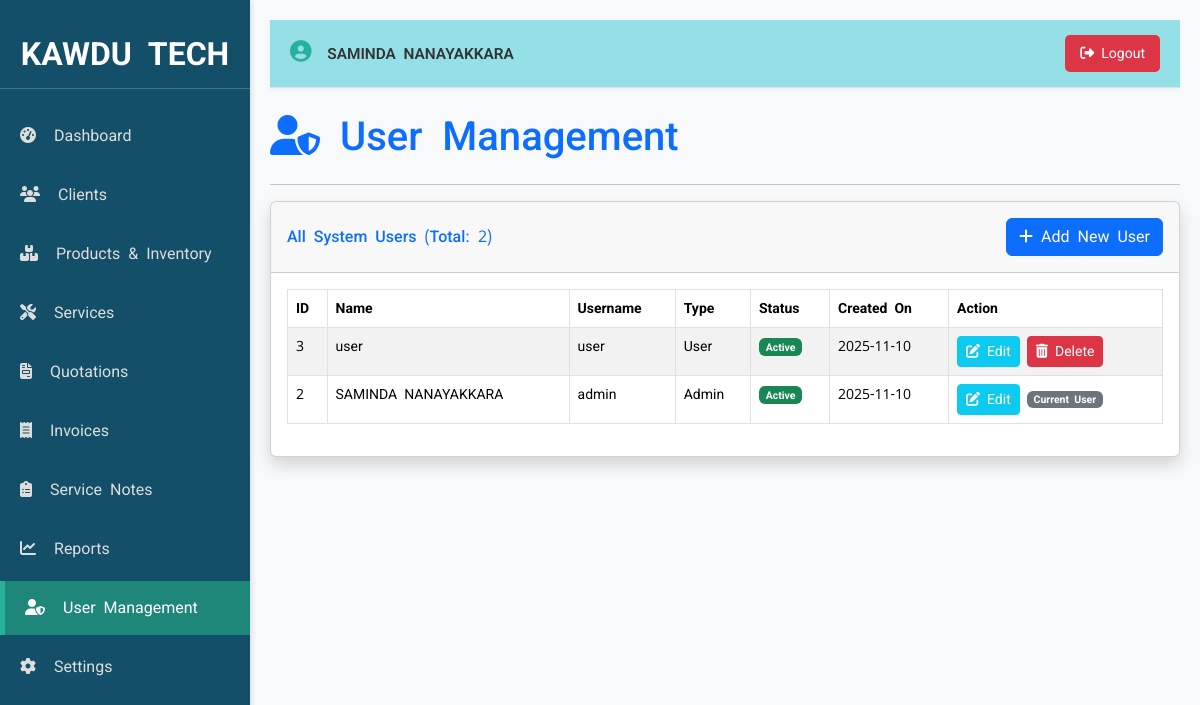
The page /users.php (signed in) on the database its author committed.
### tables this page shows
CREATE TABLE `users` (
  `user_id` int(11) NOT NULL,
  `username` varchar(50) NOT NULL,
  `password` varchar(255) NOT NULL,
  `name` varchar(100) NOT NULL,
  `user_type` enum('Admin','User') NOT NULL DEFAULT 'Admin',
  `status` enum('Active','Inactive') NOT NULL DEFAULT 'Active',
  `created_at` timestamp NOT NULL DEFAULT current_timestamp()
);

### users.php (the view, shortened to what this page needs)
<?php
require_once 'header.php';
require_once 'db_connect.php';
$conn = new mysqli($servername, $username, $password, $dbname);
$user_data = [];
$sql = "SELECT user_id, username, password, name, user_type, status, created_at FROM users ORDER BY user_id DESC";
$result = $conn->query($sql);
if ($result->num_rows > 0) {
    while($row = $result->fetch_assoc()) {
        $user_data[] = $row;
    }
}
?>
    <h1 class="mb-4 text-primary"><i class="fas fa-user-shield"></i> User Management</h1>
    <hr>
    <div class="card shadow mb-4">
        <div class="card-header py-3 d-flex justify-content-between align-items-center">
            <h6 class="m-0 font-weight-bold text-primary">All System Users (Total: <?php echo count($user_data); ?>)</h6>
            <button class="btn btn-primary" data-bs-toggle="modal" data-bs-target="#userModal" onclick="prepareAddModal()">
                <i class="fas fa-plus"></i> Add New User
            </button>
        </div>
        <div class="card-body">
            <div class="table-responsive">
                <table class="table table-bordered table-striped table-hover" id="usersTable" width="100%" cellspacing="0">
                    <thead>
                        <tr>
                            <th>ID</th>
                            <th>Name</th>
                            <th>Username</th>
                            <th>Type</th>
                            <th>Status</th>
                            <th>Created On</th>
                            <th>Action</th>
                        </tr>
                    </thead>
                    <tbody>
                        <?php if (!empty($user_data)): ?>
                            <?php foreach ($user_data as $user):
                                $is_current_user = ($user['user_id'] == $_SESSION['user_id']);
                                $status_badge = ($user['status'] === 'Active') ? 'bg-success' : 'bg-danger';
                            ?>
                            <tr>
                                <td><?php echo htmlspecialchars($user['user_id']); ?></td>
                                <td><?php echo htmlspecialchars($user['name']); ?></td>
                                <td><?php echo htmlspecialchars($user['username']); ?></td>
                                <td><?php echo htmlspecialchars($user['user_type']); ?></td>
                                <td><span class="badge <?php echo $status_badge; ?>"><?php echo htmlspecialchars($user['status']); ?></span></td>
                                <td><?php echo date('Y-m-d', strtotime($user['created_at'])); ?></td>
                                <td>
                                    <button class="btn btn-sm btn-info text-white" onclick="loadUserForEdit(<?php echo $user['user_id']; ?>)">
                                        <i class="fas fa-edit"></i> Edit
                                    </button>
                                    <?php if (!$is_current_user): ?>
                                    <button class="btn btn-sm btn-danger" onclick="confirmAndDelete(<?php echo $user['user_id']; ?>, '<?php echo htmlspecialchars($user['username'], ENT_QUOTES, 'UTF-8'); ?>')">
                                        <i class="fas fa-trash-alt"></i> Delete
                                    </button>
                                    <?php else: ?>
                                    <span class="badge bg-secondary">Current User</span>
                                    <?php endif; ?>
                                </td>
                            </tr>
                            <?php endforeach; ?>
                        <?php else: ?>
                            <tr>
                                <td colspan="7" class="text-center">No users found.</td>
                            </tr>
                        <?php endif; ?>
                    </tbody>
                </table>
            </div>
        </div>
    </div>
<?php
require_once 'footer.php';
?>

### styles.css (style rules this page uses)
:root { --sidebar-bg: #144f6a; --primary-color: #27b19d; --accent-color: #1e8779; --light-grey-bg: #f0f0f0; --secondary-bg: #f8f9fa; --modal-bg: #f0f0f0; --header-bg: #d4edda; --header-text: #155724; --sidebar-width: 250px; --top-nav-bg: #95dfe7; --icon-area-bg: #9dadc1; }
body { background-color: var(--secondary-bg); font-family: 'Noto Sans Sinhala', 'Roboto', sans-serif; font-size: 14px; margin: 0; padding: 0; }

### rows shown on the page
users: user_id "3", name "user", username "user", user_type "User", status "Active", created_at "2025-11-10"
users: user_id "2", name "SAMINDA NANAYAKKARA", username "admin", user_type "Admin", status "Active", created_at "2025-11-10", shows "Current User"

### other values the page prints
$userName "SAMINDA NANAYAKKARA"
count($user_data) "2"
